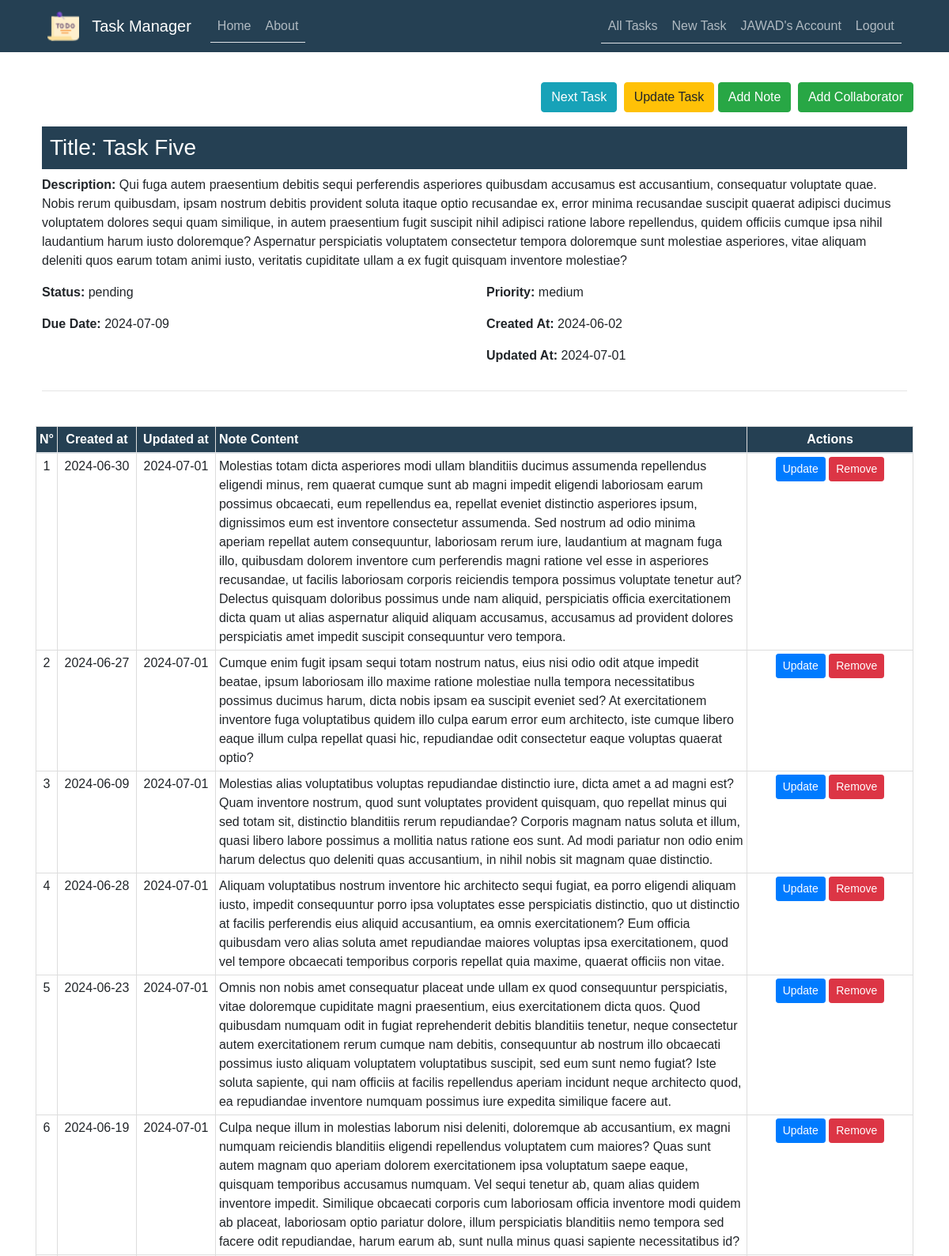
The page /task/18 (signed in, upper part) on the database its author committed.
### TaskManager/models.py (models this page shows, shortened)
class User(db.Model, UserMixin):
    id = db.Column(db.Integer, primary_key=True)
    username = db.Column(db.String(50), unique=True, nullable=False)
    email = db.Column(db.String(100), unique=True, nullable=False)
    password = db.Column(db.String(255), nullable=False)
    date_joined = db.Column(db.DateTime, default=datetime.now)
    last_login = db.Column(db.DateTime, default=datetime.now)
    tasks = db.relationship('Task', backref='user', lazy=True)
    task_collaborators = db.relationship('TaskCollaborator', backref='user', lazy=True)

class Task(db.Model):
    id = db.Column(db.Integer, primary_key=True)
    user_id = db.Column(db.Integer, db.ForeignKey('user.id'), nullable=False)
    title = db.Column(db.String(255), nullable=False)
    description = db.Column(db.Text)
    status = db.Column(db.Enum('in progress', 'completed', 'pending'), default='in progress')
    priority = db.Column(db.Enum('low', 'medium', 'high'), default='medium')
    due_date = db.Column(db.DateTime, default=datetime.utcnow)
    created_at = db.Column(db.DateTime, default=datetime.utcnow)
    updated_at = db.Column(db.DateTime, default=datetime.utcnow, onupdate=datetime.utcnow)
    notes = db.relationship(
        'Note', backref='task', lazy=True, cascade='all, delete-orphan')
    task_collaborators = db.relationship(
        'TaskCollaborator', backref='task', lazy=True, cascade='all, delete-orphan')

class Note(db.Model):
    id = db.Column(db.Integer, primary_key=True)
    task_id = db.Column(db.Integer, db.ForeignKey('task.id'), nullable=False)
    content = db.Column(db.Text, nullable=False)
    created_at = db.Column(db.DateTime, default=datetime.utcnow)
    updated_at = db.Column(db.DateTime, default=datetime.utcnow, onupdate=datetime.utcnow)

### TaskManager/routes.py (the view)
@app.route("/task/<int:task_id>")
def task(task_id):
    if not current_user.is_authenticated:
        flash('You need to be logged in to access this page.', 'warning')
        return redirect(url_for('login'))
    task = Task.query.get_or_404(task_id)
    previous_task = Task.query.filter(
        Task.id < task_id, Task.user_id == current_user.id).order_by(Task.id.desc()).first()
    next_task = Task.query.filter(
        Task.id > task_id, Task.user_id == current_user.id).order_by(Task.id.asc()).first()
    return render_template('task.html',
                           title=task.title,
                           task=task,
                           previous_task=previous_task,
                           next_task=next_task)

### TaskManager/models.py (called while the page is built)
@login_manager.user_loader
def load_user(user_id):
    return User.query.get(int(user_id))

### TaskManager/templates/task.html (shortened to what this page needs)
{% extends "layout.html" %}
{% block content %}
<div class="float-right mt-4">
    {% if next_task %}
    <a href="{{ url_for('task', task_id=next_task.id) }}" class="btn btn-info btn-2g mr-1">
         Next Task
    </a>
    {% endif %}
    <a href="{{ url_for('update_task', task_id=task.id) }}" class="btn btn-warning btn-2g">Update Task</a>
    <a href="{{ url_for('new_note', task_id=task.id) }}" class="btn btn-success btn-2g mr-1">
         Add Note
    </a>
    <a href="{{ url_for('new_collaborator', task_id=task.id) }}" class="btn btn-success btn-2g">
         Add Collaborator
    </a>
</div>
<br>
<br>
<div class="content-section mt-4">
    <h3 style="background-color: #254053; color: #ffffff; padding: 10px;">Title: {{ task.title }}</h3>
    <div class="row">
        <div class="col-md-12">
            <p><strong>Description:</strong> {{ task.description }}</p>
        </div>
    </div>
    <div class="row">
        <div class="col-md-6">
            <p><strong>Status:</strong> {{ task.status }}</p>
        </div>
        <div class="col-md-6">
            <p><strong>Priority:</strong> {{ task.priority }}</p>
        </div>
    </div>
    <div class="row">
        <div class="col-md-6">
            <p><strong>Due Date:</strong> {{ task.due_date.strftime('%Y-%m-%d') }}</p>
        </div>
        <div class="col-md-6">
            <p><strong>Created At:</strong> {{ task.created_at.strftime('%Y-%m-%d') }}</p>
        </div>
    </div>
    <div class="row">
        <div class="col-md-6">
        </div>
        <div class="col-md-6">
            <p><strong>Updated At:</strong> {{ task.updated_at.strftime('%Y-%m-%d') }}</p>
        </div>
    </div>
    <hr>
</div>
<table class="table">
    <thead>
        <tr>
            <th scope="col" class="text-center">N°</th>
            <th scope="col" class="text-center">Created at</th>
            <th scope="col" class="text-center">Updated at</th>
            <th scope="col">Note Content</th>
            <th scope="col" class="text-center actions-column">Actions</th>
        </tr>
    </thead>
    <tbody>
        {% for note in task.notes %}
        <tr>
            <td class="text-center">{{ loop.index }}</td>
            <td class="text-center" style="width:100px;">{{ note.created_at.strftime('%Y-%m-%d') }}</td>
            <td class="text-center" style="width:100px;">{{ note.updated_at.strftime('%Y-%m-%d') }}</td>
            <td>{{ note.content }}</td>
            <td class="text-center">
                <a href="#" class="btn btn-primary btn-sm">Update</a>
                <a href="#" class="btn btn-danger btn-sm">Remove</a>
            </td>
        </tr>
        {% endfor %}
    </tbody>
</table>
{% endblock content %}

### TaskManager/templates/layout.html (shortened to what this page needs)
<!DOCTYPE html>
<html>
<head>
    <link rel="stylesheet" href="https://maxcdn.bootstrapcdn.com/bootstrap/4.0.0/css/bootstrap.min.css">
    <link rel="stylesheet" type="text/css" href="{{ url_for('static', filename='main.css') }}">
</head>
<body>
    <header class="site-header">
      <nav class="navbar navbar-expand-md navbar-dark bg-steel fixed-top">
        <div class="container">
          <a class="navbar-brand" href="#">
            <img src="static/tache3.png" alt="Logo" style="width:40px;">
          </a>
          <a class="navbar-brand mr-4" href="/">Task Manager</a>
          <div class="collapse navbar-collapse" id="navbarToggle">
            <div class="nav nav-tabs mr-auto navbar-nav">
              <a class="nav-item nav-link" href="{{ url_for('home') }}">Home</a>
              <a class="nav-item nav-link" href="{{ url_for('about') }}">About</a>
            </div>
            <div class="nav nav-tabs">
              <div class="navbar-nav">
                {% if current_user.is_authenticated %}
                  <a class="nav-link" href="{{ url_for('all_tasks') }}"> All Tasks </a>
                  <a class="nav-link" href="{{ url_for('new_task') }}">New Task</a>
                  <a class="nav-link" href="{{ url_for('account') }}">{{ current_user.username }}'s Account</a>
                  <a class="nav-link" href="{{ url_for('logout') }}">Logout</a>
                {% else %}
                  <a class="nav-item nav-link" href="{{ url_for('login') }}">Login</a>
                  <a class="nav-item nav-link" href="{{ url_for('register') }}">Register</a>
                {% endif %}
              </div>
            </div>
          </div>
        </div>
      </nav>
    </header>
    <main role="main" class="container">
      <div class="row">
        <div class="col-md-12">
          {% block content %}{% endblock %}
        </div>
      </div>
    </main>
  </body>
</html>

### TaskManager/static/main.css (style rules this page uses)
body { width: 100%; height: 100vh; font-family: Arial, sans-serif; background-image: url('my-main.jpg'); background-position: center; background-size: cover; position: relative; margin-top: 5rem; }
h1, h2, h3, h4, h5, h6 { color: #030303; }
.bg-steel { background-color: #254053; color: #ffffff; }
.table { width: 100%; margin: 20px 0; border-collapse:collapse; }
.table th, .table td { border: 1px solid #dddddd; padding: 4px; text-align: left; }
.table th { background-color: #254053; color: #ffffff; }
.table td { background: #ffffffe5; }
.container { width: 95%; max-width: 1400px; margin: 0 auto; }
.content-section { background: #ffffffe5; padding: 8px; border-radius: 2px; margin-top: 20px; }
.site-header .navbar-nav .nav-link { color: #fdfeffa4; }
.actions-column { width:210px; }

### rows shown on the page
User: username "JAWAD"
Task: title "Task Five", description "Qui fuga autem praesentium debitis sequi perferendis asperiores quibusdam accusamus est accusantium, consequatur voluptate quae. Nobis rerum quibusdam, ipsam nostrum debitis provident soluta itaque optio recusandae ex, error minima recusandae suscipit quaerat adipisci ducimus voluptatem dolores sequi quam similique, in autem praesentium fugit suscipit nihil adipisci ratione labore repellendus, quidem officiis cumque ipsa nihil laudantium harum iusto doloremque? Aspernatur perspiciatis voluptatem consectetur tempora doloremque sunt molestiae asperiores, vitae aliquam deleniti quos earum totam animi iusto, veritatis cupiditate ullam a ex fugit quisquam inventore molestiae?", status "pending", priority "medium", due_date "2024-07-09", created_at "2024-06-02", updated_at "2024-07-01"
Note: created_at "2024-06-30", updated_at "2024-07-01", content "Molestias totam dicta asperiores modi ullam blanditiis ducimus assumenda repellendus eligendi minus, rem quaerat cumque sunt ab magni impedit eligendi laboriosam earum possimus obcaecati, eum repellendus ea, repellat eveniet distinctio asperiores ipsum, dignissimos eum est inventore consectetur assumenda. Sed nostrum ad odio minima aperiam repellat autem consequuntur, laboriosam rerum iure, laudantium at magnam fuga illo, quibusdam dolorem inventore cum perferendis magni ratione vel esse in asperiores recusandae, ut facilis laboriosam corporis reiciendis tempora possimus voluptate tenetur aut? Delectus quisquam doloribus possimus unde nam aliquid, perspiciatis officia exercitationem dicta…"
Note: created_at "2024-06-27", updated_at "2024-07-01", content "Cumque enim fugit ipsam sequi totam nostrum natus, eius nisi odio odit atque impedit beatae, ipsum laboriosam illo maxime ratione molestiae nulla tempora necessitatibus possimus ducimus harum, dicta nobis ipsam ea suscipit eveniet sed? At exercitationem inventore fuga voluptatibus quidem illo culpa earum error eum architecto, iste cumque libero eaque illum culpa repellat quasi hic, repudiandae odit consectetur eaque voluptas quaerat optio?"
Note: created_at "2024-06-09", updated_at "2024-07-01", content "Molestias alias voluptatibus voluptas repudiandae distinctio iure, dicta amet a ad magni est? Quam inventore nostrum, quod sunt voluptates provident quisquam, quo repellat minus qui sed totam sit, distinctio blanditiis rerum repudiandae? Corporis magnam natus soluta et illum, quasi libero labore possimus a mollitia natus ratione eos sunt. Ad modi pariatur non odio enim harum delectus quo deleniti quas accusantium, in nihil nobis sit magnam quae distinctio."
Note: created_at "2024-06-28", updated_at "2024-07-01", content "Aliquam voluptatibus nostrum inventore hic architecto sequi fugiat, ea porro eligendi aliquam iusto, impedit consequuntur porro ipsa voluptates esse perspiciatis distinctio, quo ut distinctio at facilis perferendis eius aliquid accusantium, ea omnis exercitationem? Eum officia quibusdam vero alias soluta amet repudiandae maiores voluptas ipsa exercitationem, quod vel tempore obcaecati temporibus corporis repellat quia maxime, quaerat officiis non vitae."
Note: created_at "2024-06-23", updated_at "2024-07-01", content "Omnis non nobis amet consequatur placeat unde ullam ex quod consequuntur perspiciatis, vitae doloremque cupiditate magni praesentium, eius exercitationem dicta quos. Quod quibusdam numquam odit in fugiat reprehenderit debitis blanditiis tenetur, neque consectetur autem exercitationem rerum cumque nam debitis, consequuntur ab nostrum illo obcaecati possimus iusto aliquam voluptatem voluptatibus suscipit, sed eum sunt nemo fugiat? Iste soluta sapiente, qui nam officiis at facilis repellendus aperiam incidunt neque architecto quod, ea repudiandae inventore numquam possimus iure expedita similique facere aut."
Note: created_at "2024-06-19", updated_at "2024-07-01", content "Culpa neque illum in molestias laborum nisi deleniti, doloremque ab accusantium, ex magni numquam reiciendis blanditiis eligendi repellendus voluptatem cum maiores? Quas sunt autem magnam quo aperiam dolorem exercitationem ipsa voluptatum saepe eaque, quisquam temporibus accusamus numquam. Vel sequi tenetur ab, quam alias quidem inventore impedit. Similique obcaecati corporis cum laboriosam officia inventore modi quidem ab placeat, laboriosam optio pariatur dolore, illum perspiciatis blanditiis nemo tempora sed facere odit repudiandae, harum earum ab, sunt nulla minus quasi sapiente necessitatibus id?"
